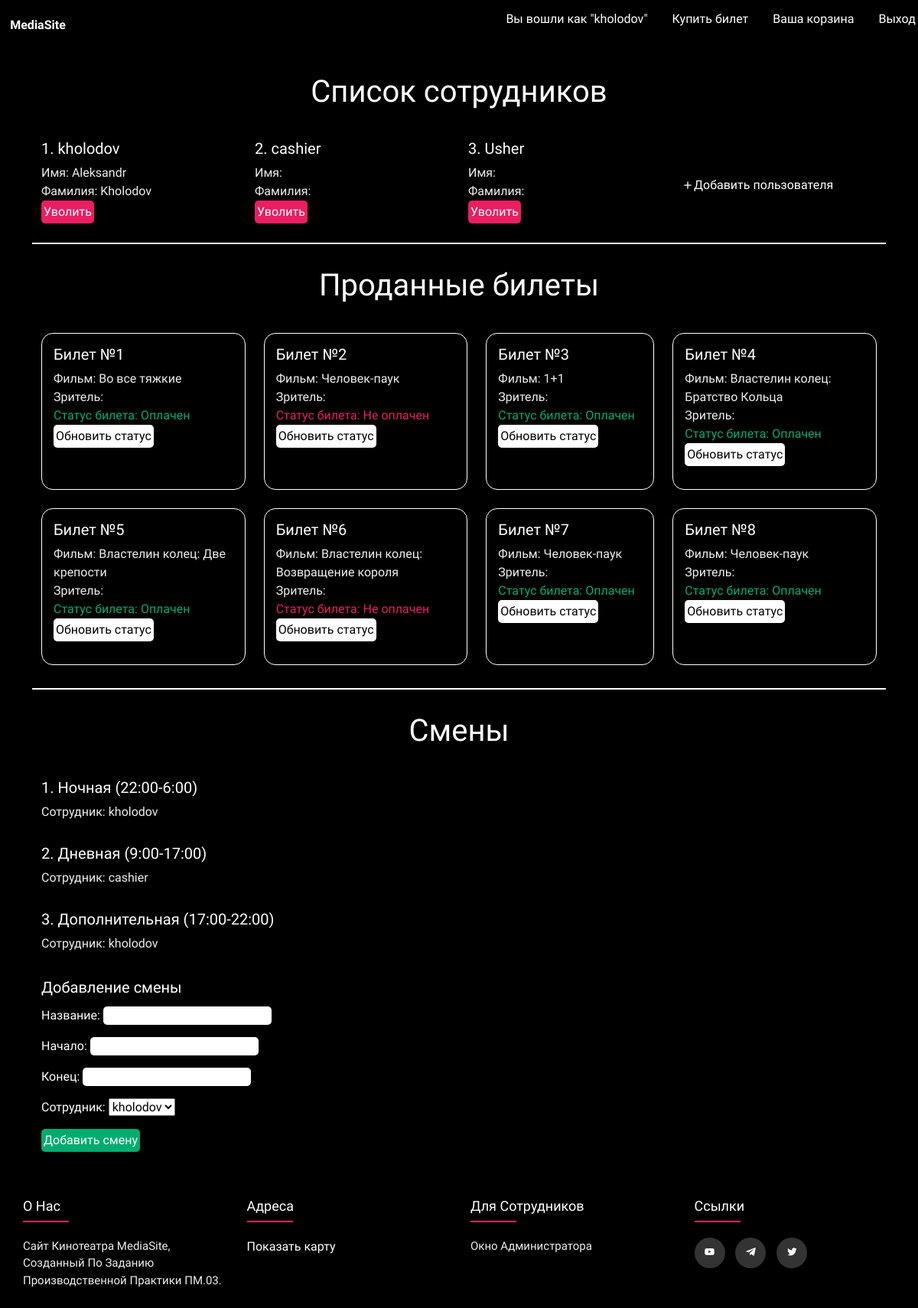
Screenshot of /adminpage/ (signed in) with the database file from the repository.
### MediaSite/models.py (models this page shows, shortened)
class Ticket(models.Model):
    number = models.IntegerField(default=0)
    movie = models.ForeignKey(Movie, on_delete=models.CASCADE)
    cart = models.ForeignKey(Cart, on_delete=models.CASCADE, default=0)
    status = models.ForeignKey(Status, on_delete=models.CASCADE, null=True)
    class Meta:
        verbose_name = "Билет"
        verbose_name_plural = "Билеты"

class Movie(models.Model):
    title = models.CharField("Название", max_length=100)
    tagline = models.CharField("Слоган", max_length=100, blank=True, default='')
    kinopoisk_id = models.IntegerField('Кинопоиск ID', default=0, unique=True)
    description = models.TextField("Описание")
    poster = models.ImageField("Постер", upload_to="static/movies/")
    year = models.PositiveSmallIntegerField("Дата выхода", default=2019)
    country = models.CharField("Страна", max_length=30)
    directors = models.ManyToManyField(Actor, verbose_name="режиссер", related_name="film_director")
    actors = models.ManyToManyField(Actor, verbose_name="актеры", related_name="film_actor")
    genres = models.ManyToManyField(Genre, verbose_name="жанры")
    world_premiere = models.DateField("Премьера в мире", default=date.today)
    budget = models.PositiveIntegerField("Бюджет", default=0, help_text="сумма в долларах", blank=True)
    kinopoisk_rating = models.FloatField(verbose_name='Рейтинг Кинопоиск', default=0)
    running_time = models.FloatField('Продолжительность', default=0)
    fess_in_world = models.PositiveIntegerField("Сборы в мире", default=0, help_text="сумма в долларах", blank=True)
    category = models.ForeignKey(Category, verbose_name="Категория", on_delete=models.SET_NULL, null=True)
    slug = models.SlugField(max_length=130, unique=True)
    draft = models.BooleanField("Черновик", default=False)
    def __str__(self):
        return self.title
    class Meta:
        verbose_name = "Фильм"
        verbose_name_plural = "Фильмы"

class Status(models.Model):
    name = models.CharField(max_length=15)
    def __str__(self):
        return self.name
    class Meta:
        verbose_name = "Статус"
        verbose_name_plural = "Статусы"

class Shift(models.Model):
    name = models.CharField(max_length=15, verbose_name="Название")
    user = models.ForeignKey(User, on_delete=models.CASCADE, default=0, verbose_name="Сотрудник")
    start_time = models.TimeField(null=True, blank=True, verbose_name="Начало")
    end_time = models.TimeField(null=True, blank=True, verbose_name="Конец")
    class Meta:
        verbose_name = "Смена"
        verbose_name_plural = "Смены"

### MediaSite/views.py (the view)
# urls.py: path('adminpage/', adminpage, name='adminpage'),
@staff_member_required
def adminpage(request):
    try:
        users = User.objects.all()
        movies = Movie.objects.all()
        tickets = Ticket.objects.all()
        shifts = Shift.objects.all()
        form = ShiftForm()
        if request.method == 'POST':
            form = ShiftForm(request.POST)
            if form.is_valid():
                form.save()
            return redirect('adminpage')
        return render(request, "MediaSite/administrator.html", {'users':users, 'shifts':shifts, 'tickets':tickets, 'movies':movies, 'form':form})
    except Exception as e:
        return HttpResponseServerError(str(e))

### MediaSite/forms.py
class ShiftForm(forms.ModelForm):
    class Meta:
        model = Shift
        fields = ['name', 'start_time', 'end_time', 'user']

### MediaSite/templates/MediaSite/administrator.html (shortened to what this page needs)
{% extends "MediaSite/base.html" %}
{% block content %}
<div class="container admin-container">
    <div class="title">
        <h1>Список сотрудников</h1>
    </div>
    <div class="container user-container">
        {% for user in users %}
        <div class="user-box" data-user-id="{{ user.id }}">
            <h3 class="username">{{ forloop.counter }}. {{ user.get_username }}</h3>
            <div class="user-info">
                <a style="color:#eee">Имя: {{ user.first_name }}</a><br>
                <a style="color:#eee">Фамилия: {{ user.last_name }}</a><br>
                <button class="btn-dismiss" title="Удаление пользователя из ИC">Уволить</button>
            </div>
        </div>
        {% endfor %}
        <div class="add">
            <i class='bx bx-plus'></i><a href="{% url 'register' %}" title="Добавление нового пользователя или сотрудника"> Добавить пользователя</a>
        </div>
    </div>
    <div class="line line-light bg-light"></div>
    <div class="title">
        <h1>Проданные билеты</h1>
    </div>
    <div class="container ticket-container">
        {% for Ticket in tickets %}
        <div class="ticket-box">
        <h3 class="ticket_number">Билет №{{forloop.counter}}</h3>
        <div class="ticket-info">
            <a style="color:#eee">Фильм: {{Ticket.movie}}</a></br>
            <a style="color:#eee">Зритель: {{Ticket.user}}</a></br>
            {% if Ticket.status.name == "Оплачен" %}
            <a style="color:var(--btn-color)">Статус билета: {{Ticket.status}}</a></br>
            {% elif Ticket.status.name == "Не оплачен" %}
            <a style="color:var(--line-color)">Статус билета: {{Ticket.status}}</a></br>
            {% else %}
            <a style="color:#666666">Статус билета: {{Ticket.status}}</a></br>
            {% endif %}
            <a href="{% url 'update_ticket_status' ticket_id=Ticket.id %}"><button class="btn-update" title="Изменение статуса билета(Оплачен/Не оплачен)">Обновить статус</button></a>
        </div>
        </div>
        {% endfor %}
    </div>
    <div class="line line-light bg-light"></div>
    <div class="title">
        <h1>Смены</h1>
    </div>
    <div class="container shift-container">
        {% for Shift in shifts %}
        <div class="shift-box">
            <h3 class="name">{{ forloop.counter }}. {{ Shift.name }} ({{ Shift.start_time }}-{{ Shift.end_time }})</h3>
            <div class="shift-info">
                <a style="color:#eee">Сотрудник: {{ Shift.user }}</a>
            </div>
        </div>
        {% endfor %}
        <div class="add-title">
            <a>Добавление смены</a>
        </div>
        <form method="post">
            {{ form.as_p }}
            <button type="submit" class="btn-shift">Добавить смену</button>
        </form>
    </div>
</div>
{% endblock content %}

### MediaSite/templates/MediaSite/base.html (shortened to what this page needs)
<!DOCTYPE html>
<html lang="en">
<head>
    <link rel="stylesheet" href="https://cdnjs.cloudflare.com/ajax/libs/font-awesome/6.4.2/css/all.min.css" />
    <link href='https://unpkg.com/boxicons@2.1.4/css/boxicons.min.css' rel='stylesheet'>
    <link href="https://cdn.jsdelivr.net/npm/bootstrap@5.3.2/dist/css/bootstrap.min.css" rel="stylesheet">
    <link rel="stylesheet" href="/static/css/style.css">
</head>
<body>
    <header>
        <div class="navbar">
            <div class="logo"><a href="/" title="На главную страницу">MediaSite</a></div>
            <ul class="links">
                {% if user.is_authenticated %}
                <li><a style="color: var(--text-color);">Вы вошли как "{{user.get_username}}"</a></li>
                <li><a href="{% url 'buy_ticket' %}" style="color: var(--text-color);">Купить билет</a></li>
                <li><a href="{% url 'view_cart' %}" style="color: var(--text-color);">Ваша корзина</a></li>
                <li><a href="{% url 'logout' %}">Выход</a></li>
                {% else %}
                <li><a style="color: var(--text-color);">Вы вошли как Гость</a></li>
                <li><a href="{% url 'login' %}">Вход</a></li>
                {% endif %}
            </ul>
        </div>
    </header>
    {% block content %}
    {% endblock content %}
    <footer class="footer">
        <div class="container">
            <div class="row">
                <div class="footer-col">
                    <h4>О нас</h4>
                        <ul>
                            <a style="color:#eee;">Сайт кинотеатра MediaSite, созданный по заданию производственной практики ПМ.03.
                            </a>
                        </ul>
                </div>
                <div class="footer-col">
                    <h4>Адреса</h4>
                        <ul>
                            <button id="showMapBtn">Показать карту</button>
                        </ul>
                </div>
                <div class="footer-col">
                    <h4>Для сотрудников</h4>
                        <ul>
                            <li><a href="{% url 'adminpage' %}">Окно администратора</a></li>
                        </ul>
                </div>
                <div class="footer-col">
                    <h4>Ссылки</h4>
                        <div class="social-links">
                            <a href="https://www.youtube.com/watch?v=dQw4w9WgXcQ"><i class='bx bxl-youtube'></i></a>
                            <a href="#"><i class='bx bxl-telegram' ></i></a>
                            <a href="#"><i class='bx bxl-twitter' ></i></a>
                        </div>
                </div>
            </div>
        </div>
    </footer>
</body>
</html>

### static/css/style.css (style rules this page uses)
* { margin: 0; padding: 0; font-family: 'Google Sans',sans-serif; box-sizing: border-box; }
:root { --background-color:#000; --text-color:#fff; --line-color:#e91e63; --border-color:#eee; --second-color:#24262b; --btn-color:#02ac70; }
body { height:100vh; background: #000; background-size:cover; background-position:center; line-height: 1.5; }
li { list-style:none; }
a { text-decoration:none; color:var(--text-color); font-size:1rem; }
header { position:relative; padding:0.2rem; }
.navbar { width:100%; height:60px; max-width:1200px; margin:0 auto; display:flex; align-items:center; justify-content:space-between; background-color: var(--background-color); }
.navbar .logo { font-weight:800; color:var(--text-color); cursor:default; margin-left:10px; }
.navbar .links { display:flex; gap:2rem; }
.navbar a { color:var(--text-color); text-decoration: none; }
.footer { padding:30px 0; margin-top:auto; width: 100%; }
.footer .container { max-width:1170px; margin:auto; }
.footer-col ul { list-style: none; padding-left:0rem; }
.footer .container .row { display: flex; flex-wrap: wrap; }
.footer-col { width:25%; padding:0 15px; }
.footer a { font-size: 13px; color:var(--text-color); text-decoration: none; }
.footer-col h4 { font-size: 18px; color:var(--text-color); text-transform: capitalize; margin-bottom:30px; position: relative; }
.footer-col h4::before { content: ''; position:absolute; left:0; bottom: -10px; background-color: var(--line-color); height:2px; box-sizing: border-box; width:60px; }
.footer-col ul li a { font-size:15px; text-transform: capitalize; color:#eee; text-decoration: none; display:block; transition: all 0.3s ease; }
.footer-col ul a { font-size:15px; text-transform: capitalize; color:#eee; text-decoration: none; display:block; transition: all 0.3s ease; }
.footer-col .social-links a { display: inline-block; height: 40px; width: 40px; font-size:15px; background-color: rgba(255,255,255,0.2); margin:0 10px 10px 0; text-align: center; line-height:40px; border-radius:50%; color:var(--text-color); transition: all 0.5s ease; }

### MediaSite/templates/MediaSite/administrator.html (style rules this page uses)
.title { display: flex; justify-content: center; margin-top:30px; margin-bottom: 30px; }
.title h1 { color:var(--text-color); }
.user-container { display:grid; grid-template-columns:repeat(auto-fit, minmax(220px, auto)); gap: 1.5rem; }
.user-box { position:relative; margin-bottom: 10px; }
.user-info a, .add i { color: #fff; }
.user-box h3, .shift-box h3, .ticket-box h3 { color:#fff; font-size:1.25rem; }
.ticket-box { border-radius: 15px; border: 1px solid #fff; max-width: 300px; height: auto; padding: 15px; }
.add { display: flex; align-items: center; }
.shift-container { margin-bottom:30px; }
.ticket-container { display: grid; grid-template-columns:repeat(auto-fit, minmax(220px, auto)); gap: 1.5rem; margin-bottom: 30px; }
.ticket-info, .shift-info { margin-bottom:15px; height:auto; }
.line { width:100%; color:#fff; height:2px; margin: 15px auto 30px; }
.user-info .btn-dismiss { background: var(--line-color); color:#fff; border: none; padding:3px; border-radius: 5px; }
.ticket-info .btn-update { background: #fff; color:#000; border: none; border-radius: 5px; padding:3px; }
form .btn-shift { padding: 3px; border: none; border-radius: 5px; background: var(--btn-color); color: #fff; }
form label { color:#fff; }
form input { border: none; border-radius: 5px; }
.shift-container .add-title a { font-size: 1.25rem; color:#fff; cursor: default; }
.shift-container .add-title { margin-bottom: 10px; }
.shift-box { margin-bottom: 30px; }

### MediaSite/templates/MediaSite/base.html (style rules this page uses)
.footer-col button { background: none; border:none; cursor: pointer; color:#fff; }

### rows the page displays
Ticket: movie "Во все тяжкие", status "Оплачен"
Ticket: movie "Человек-паук", status "Не оплачен"
Ticket: movie "1+1", status "Оплачен"
Ticket: movie "Властелин колец: Братство Кольца", status "Оплачен"
Ticket: movie "Властелин колец: Две крепости", status "Оплачен"
Ticket: movie "Властелин колец: Возвращение короля", status "Не оплачен"
Ticket: movie "Человек-паук", status "Оплачен"
Ticket: movie "Человек-паук", status "Оплачен"
Shift: name "Ночная", start_time "22:00", end_time "6:00", user "kholodov"
Shift: name "Дневная", start_time "9:00", end_time "17:00", user "cashier"
Shift: name "Дополнительная", start_time "17:00", end_time "22:00", user "kholodov"

### other values shown
{{ user.get_username }} "kholodov"
{{ user.first_name }} "Aleksandr"
{{ user.last_name }} "Kholodov"
{{ user.get_username }} "cashier"
{{ user.get_username }} "Usher"
